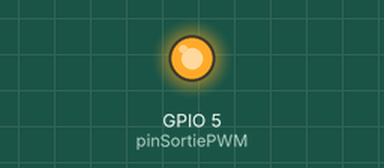
The sketch below on a simulated ESP32. Parts: output pins drawn as LEDs (lit = HIGH).

Above: at 1.0 s.
At 3.0 s:
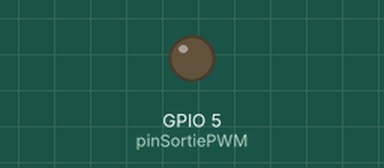
Timing chart, 0 to 5.2 s (numbered marks = the images above):
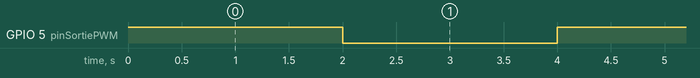

The sketch:

GyroReader.ino
```cpp
const int pinSortiePWM = 5; // Numéro de la broche PWM pour l'émetteur IR
int freq = 69000;
int LEDChannel = 0;
int resolution = 8;

void setup() {
  ledcSetup(LEDChannel, freq, resolution);
  ledcAttachPin(5,LEDChannel);
  Serial.begin(115200);
  pinMode(pinSortiePWM, OUTPUT);
}

void loop() {
  digitalWrite(pinSortiePWM, HIGH);
  delay(2000);
  digitalWrite(pinSortiePWM, LOW);
  delay(2000);
}
```

Measured:
- by itself, GPIO 5 (pinSortiePWM): alternates HIGH for 2.0 s and LOW for 2.0 s
